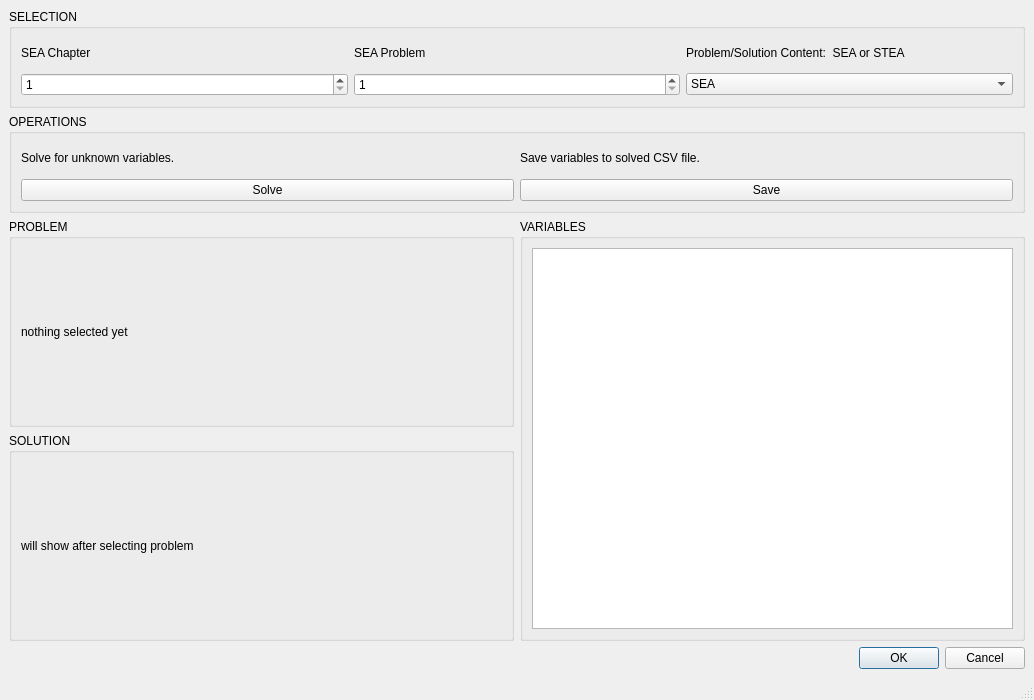
<?xml version="1.0" encoding="UTF-8"?>
<ui version="4.0">
 <class>MainWindow</class>
 <widget class="QMainWindow" name="MainWindow">
  <property name="geometry">
   <rect>
    <x>0</x>
    <y>0</y>
    <width>1034</width>
    <height>700</height>
   </rect>
  </property>
  <property name="windowTitle">
   <string>MainWindow</string>
  </property>
  <widget class="QWidget" name="centralwidget">
   <layout class="QGridLayout" name="gridLayout_2">
    <item row="4" column="0" colspan="2">
     <widget class="QDialogButtonBox" name="buttonBox">
      <property name="orientation">
       <enum>Qt::Horizontal</enum>
      </property>
      <property name="standardButtons">
       <set>QDialogButtonBox::Cancel|QDialogButtonBox::Ok</set>
      </property>
     </widget>
    </item>
    <item row="3" column="0">
     <widget class="QGroupBox" name="groupBox_solution">
      <property name="title">
       <string>SOLUTION</string>
      </property>
      <layout class="QGridLayout" name="gridLayout_4">
       <item row="0" column="0">
        <widget class="QLabel" name="label_solution">
         <property name="text">
          <string>will show after selecting problem</string>
         </property>
         <property name="wordWrap">
          <bool>true</bool>
         </property>
        </widget>
       </item>
      </layout>
     </widget>
    </item>
    <item row="2" column="0">
     <widget class="QGroupBox" name="groupBox_problem">
      <property name="title">
       <string>PROBLEM</string>
      </property>
      <layout class="QGridLayout" name="gridLayout_3">
       <item row="0" column="0">
        <widget class="QLabel" name="label_exercise">
         <property name="text">
          <string>nothing selected yet</string>
         </property>
         <property name="wordWrap">
          <bool>true</bool>
         </property>
        </widget>
       </item>
      </layout>
     </widget>
    </item>
    <item row="2" column="1" rowspan="2">
     <widget class="QGroupBox" name="groupBox_variables">
      <property name="sizePolicy">
       <sizepolicy hsizetype="Maximum" vsizetype="Preferred">
        <horstretch>0</horstretch>
        <verstretch>0</verstretch>
       </sizepolicy>
      </property>
      <property name="maximumSize">
       <size>
        <width>521</width>
        <height>16777215</height>
       </size>
      </property>
      <property name="title">
       <string>VARIABLES</string>
      </property>
      <layout class="QGridLayout" name="gridLayout">
       <item row="0" column="0">
        <widget class="QTableView" name="tableView_variables"/>
       </item>
      </layout>
     </widget>
    </item>
    <item row="0" column="0" colspan="2">
     <widget class="QGroupBox" name="groupBox">
      <property name="sizePolicy">
       <sizepolicy hsizetype="Preferred" vsizetype="Maximum">
        <horstretch>0</horstretch>
        <verstretch>0</verstretch>
       </sizepolicy>
      </property>
      <property name="maximumSize">
       <size>
        <width>16777215</width>
        <height>99</height>
       </size>
      </property>
      <property name="title">
       <string>SELECTION</string>
      </property>
      <layout class="QGridLayout" name="gridLayout_5">
       <item row="2" column="2">
        <widget class="QSpinBox" name="spinBox_problem">
         <property name="minimum">
          <number>1</number>
         </property>
         <property name="maximum">
          <number>50</number>
         </property>
        </widget>
       </item>
       <item row="0" column="3">
        <widget class="QLabel" name="label_3">
         <property name="text">
          <string>Problem/Solution Content:  SEA or STEA</string>
         </property>
         <property name="wordWrap">
          <bool>true</bool>
         </property>
        </widget>
       </item>
       <item row="0" column="0">
        <widget class="QLabel" name="label">
         <property name="text">
          <string>SEA Chapter</string>
         </property>
        </widget>
       </item>
       <item row="0" column="2">
        <widget class="QLabel" name="label_2">
         <property name="text">
          <string>SEA Problem</string>
         </property>
        </widget>
       </item>
       <item row="2" column="3">
        <widget class="QComboBox" name="comboBox_book">
         <item>
          <property name="text">
           <string>SEA</string>
          </property>
         </item>
         <item>
          <property name="text">
           <string>STEA</string>
          </property>
         </item>
        </widget>
       </item>
       <item row="2" column="0">
        <widget class="QSpinBox" name="spinBox_chapter">
         <property name="minimum">
          <number>1</number>
         </property>
         <property name="maximum">
          <number>19</number>
         </property>
        </widget>
       </item>
      </layout>
     </widget>
    </item>
    <item row="1" column="0" colspan="2">
     <widget class="QGroupBox" name="groupBox_2">
      <property name="sizePolicy">
       <sizepolicy hsizetype="Preferred" vsizetype="Maximum">
        <horstretch>0</horstretch>
        <verstretch>0</verstretch>
       </sizepolicy>
      </property>
      <property name="maximumSize">
       <size>
        <width>16777215</width>
        <height>99</height>
       </size>
      </property>
      <property name="title">
       <string>OPERATIONS</string>
      </property>
      <layout class="QGridLayout" name="gridLayout_6">
       <item row="0" column="0">
        <widget class="QLabel" name="label_4">
         <property name="text">
          <string>Solve for unknown variables.</string>
         </property>
        </widget>
       </item>
       <item row="1" column="0">
        <widget class="QPushButton" name="pushButton_solve">
         <property name="text">
          <string>Solve</string>
         </property>
        </widget>
       </item>
       <item row="1" column="1">
        <widget class="QPushButton" name="pushButton_save">
         <property name="text">
          <string>Save</string>
         </property>
        </widget>
       </item>
       <item row="0" column="1">
        <widget class="QLabel" name="label_5">
         <property name="text">
          <string>Save variables to solved CSV file.</string>
         </property>
        </widget>
       </item>
      </layout>
     </widget>
    </item>
   </layout>
  </widget>
  <widget class="QMenuBar" name="menubar">
   <property name="geometry">
    <rect>
     <x>0</x>
     <y>0</y>
     <width>1034</width>
     <height>26</height>
    </rect>
   </property>
  </widget>
  <widget class="QStatusBar" name="statusbar"/>
 </widget>
 <resources/>
 <connections/>
</ui>
